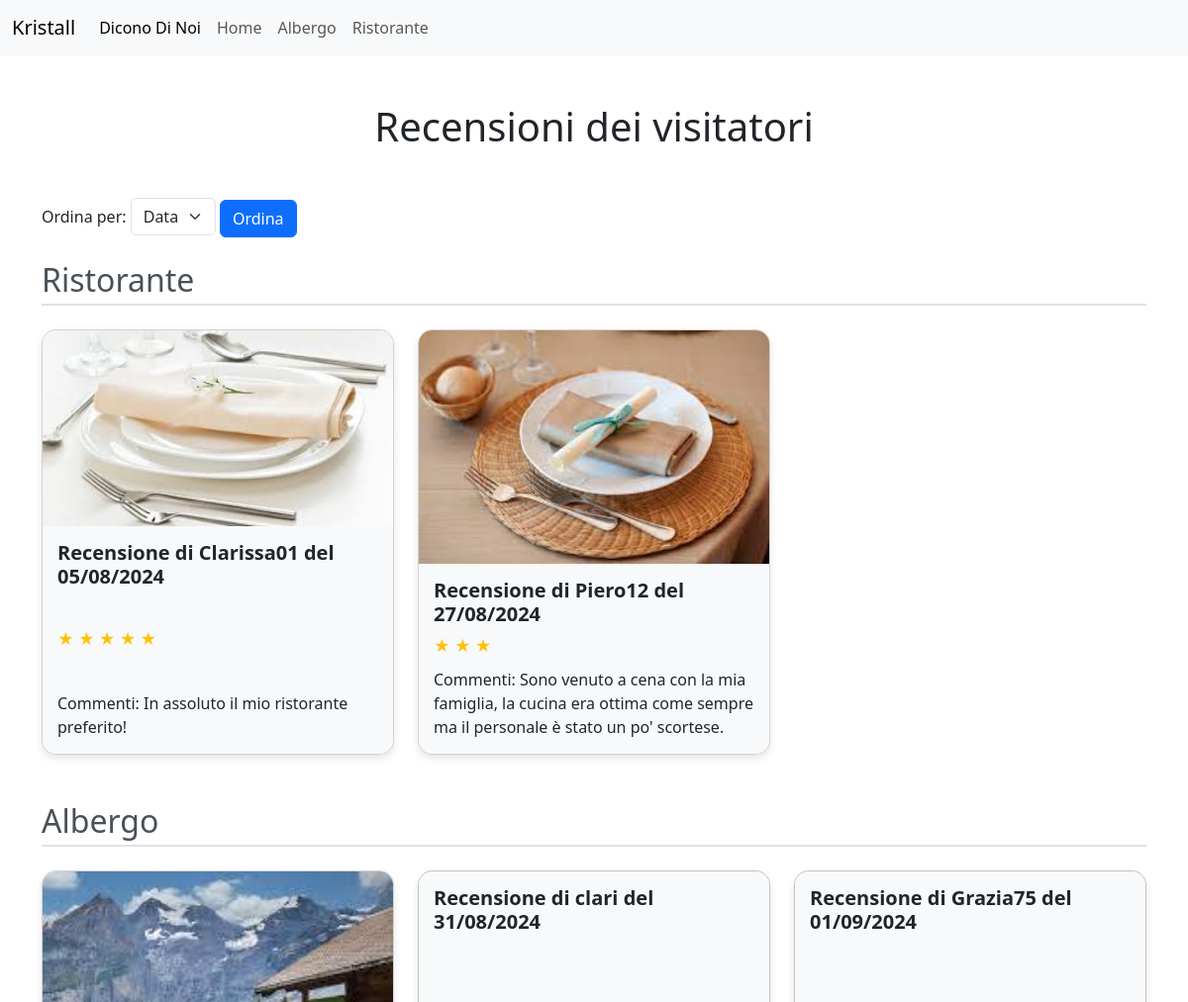
The app's page /core/recensioni (upper part), older data.
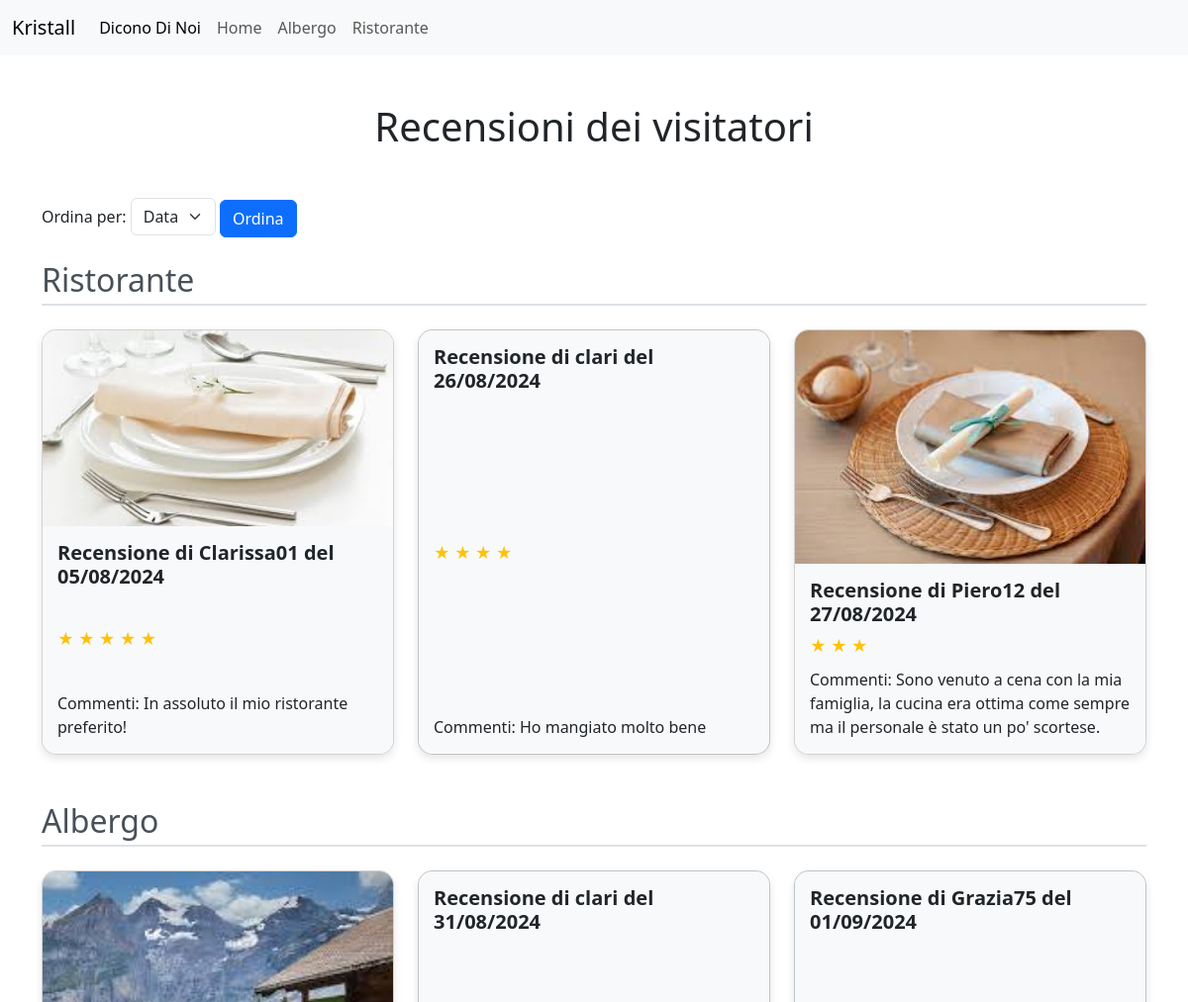
The same page, newer data.
### core/models.py (models this page shows, shortened)
class Recensione(models.Model):
    CATEGORIE = [
        ('ristorante', 'Ristorante'),
        ('albergo', 'Albergo'),
    ]
    user = models.ForeignKey(User, on_delete=models.CASCADE)
    voto = models.IntegerField(choices=[(i, str(i)) for i in range(1, 6)])
    commento = models.TextField()
    immagine = models.ImageField(upload_to='review_images/', null=True, blank=True)
    categoria = models.CharField(max_length=20, choices=CATEGORIE)
    data = models.DateField(default=timezone.now)
    created_at = models.DateTimeField(auto_now_add=True)
    class Meta:
        verbose_name = "Recensione"
        verbose_name_plural = "Recensioni"

### core/views.py (the view)
# urls.py: path('recensioni', views.recensione, name='recensioni'),
def recensione(request):
    ordine = request.GET.get('ordine', 'data')
    recensioni_ristorante = Recensione.objects.filter(categoria='ristorante').order_by(ordine)
    recensioni_albergo = Recensione.objects.filter(categoria='albergo').order_by(ordine)
    context = {
        'recensioni': {
            'ristorante': recensioni_ristorante,
            'albergo': recensioni_albergo,
        },
        'ordine_corrente': ordine,
    }
    return render(request, 'core/recensioni.html', context)

### core/templates/core/recensioni.html (shortened to what this page needs)
<!doctype html>
<html lang="it">
  <head>
    <link href="https://cdn.jsdelivr.net/npm/bootstrap@5.3.3/dist/css/bootstrap.min.css" rel="stylesheet">
  </head>
  <body>
    <nav class="navbar navbar-expand-lg bg-body-tertiary">
      <div class="container-fluid">
        <a class="navbar-brand" href="#">Kristall</a>
        <div class="collapse navbar-collapse" id="navbarNav">
          <ul class="navbar-nav">
            <li class="nav-item">
              <a class="nav-link active" aria-current="page" href="#">Dicono Di Noi</a>
            </li>
            <li class="nav-item">
              <a class="nav-link" href="{% url 'core_home' %}">Home</a>
            </li>
            <li class="nav-item">
              <a class="nav-link" href="{% url 'camere' %}">Albergo</a>
            </li>
            <li class="nav-item">
              <a class="nav-link" href="{% url 'tavoli' %}">Ristorante</a>
            </li>
          </ul>
        </div>
      </div>
    </nav>
    <div class="container my-5 text-center">
      <h1>Recensioni dei visitatori</h1>
    </div>
    <div class="container">
      <div class="mb-4">
        <form method="GET" action="">
          <label for="ordine" class="form-label">Ordina per:</label>
          <select name="ordine" id="ordine" class="form-select w-auto d-inline-block">
            <option value="data" {% if ordine_corrente == "data" %}selected{% endif %}>Data</option>
          </select>
          <button type="submit" class="btn btn-primary">Ordina</button>
        </form>
      </div>
      {% for category, items in recensioni.items %}
        <h2 class="my-4">{{ category|capfirst }}</h2>
        <div class="row">
          {% for recensione in items %}
            <div class="col-md-4 mb-4 d-flex align-items-stretch">
              <div class="card {% if not recensione.immagine %}no-image{% endif %}" style="width: 100%;">
                {% if recensione.immagine %}
                  <img src="{{ recensione.immagine.url }}" class="card-img-top" alt="Immagine">
                {% endif %}
                <div class="card-body">
                  <h5 class="card-title">Recensione di {{ recensione.user }} del {{ recensione.data|date:"d/m/Y" }}</h5>
                  <div class="stars">
                    {% for i in "12345" %}
                      {% if forloop.counter <= recensione.voto %}
                        <span>&#9733;</span>
                      {% endif %}
                    {% endfor %}
                  </div>
                  <p class="card-text">Commenti: {{ recensione.commento }}</p>
                </div>
              </div>
            </div>
          {% endfor %}
        </div>
      {% endfor %}
    </div>
  </body>
</html>

Row changes from the older to the newer data that the page shows:
added Recensione: user "clari", data "26/08/2024", voto 4 (drawn), commento "Ho mangiato molto bene", immagine empty (drawn), shown under "Ristorante"
